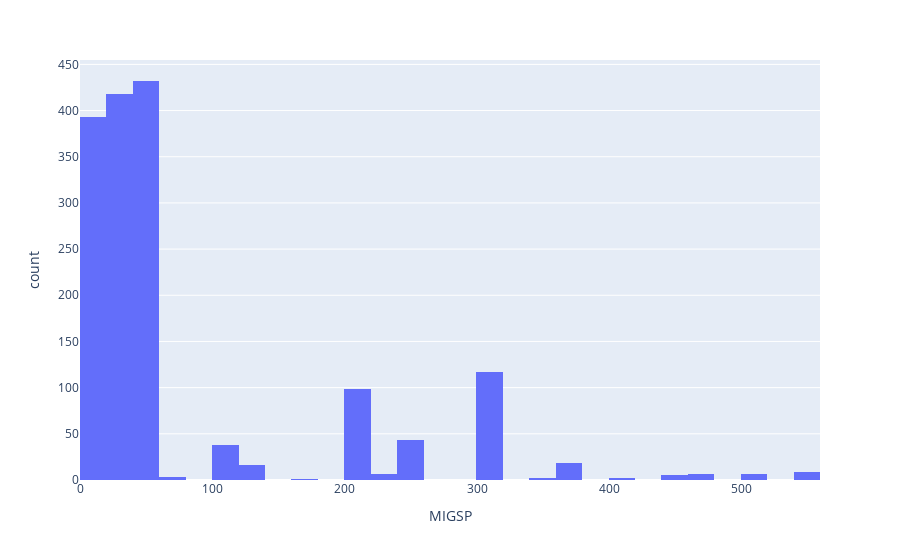

The notebook cell this image was saved under:
### Markdown cell above
# Graphical Analysis

### Code cell
import plotly.express as px
# cityCount[cityCount["city"].str.contains("gsv")]
fig = px.histogram(df_dev[(df_dev["MIGSP"]!=0) & (df_dev["MIGSP"]!=6)], x="MIGSP")
fig.update_layout(
    bargap=0
)
fig.show()

### Figure 1 — Plotly figure (JSON) as saved in the notebook; plotly's stock layout.template omitted (floating-point values rounded to 4 significant figures; data arrays with more than 128 entries replaced by an {"elided": "..."} marker saying what was removed)
{"data": [{"alignmentgroup": "True", "bingroup": "x", "hovertemplate": "MIGSP=%{x}<br>count=%{y}<extra></extra>", "legendgroup": "", "marker": {"color": "#636efa", "pattern": {"shape": ""}}, "name": "", "offsetgroup": "", "orientation": "v", "showlegend": false, "type": "histogram", "x": {"elided": "1615 int values"}, "xaxis": "x", "yaxis": "y"}], "layout": {"bargap": 0, "barmode": "relative", "legend": {"tracegroupgap": 0}, "margin": {"t": 60}, "xaxis": {"anchor": "y", "domain": [0, 1], "title": {"text": "MIGSP"}}, "yaxis": {"anchor": "x", "domain": [0, 1], "title": {"text": "count"}}}}
